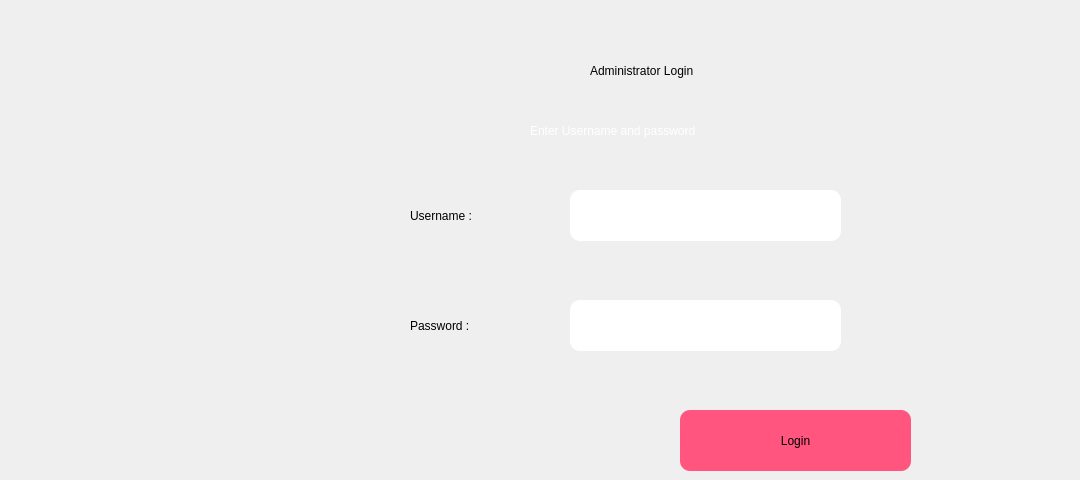
    <widget class="QWidget" name="tab">
     <attribute name="title">
      <string>login</string>
     </attribute>
     <widget class="QLabel" name="label_2">
      <property name="geometry">
       <rect>
        <x>590</x>
        <y>30</y>
        <width>361</width>
        <height>81</height>
       </rect>
      </property>
      <property name="styleSheet">
       <string notr="true">font: 75 24pt &quot;MS Shell Dlg 2&quot;;</string>
      </property>
      <property name="text">
       <string>Administrator Login</string>
      </property>
     </widget>
     <widget class="QLabel" name="label_3">
      <property name="geometry">
       <rect>
        <x>530</x>
        <y>110</y>
        <width>541</width>
        <height>41</height>
       </rect>
      </property>
      <property name="styleSheet">
       <string notr="true">color:rgb(255, 255, 255);
font: 75 21pt &quot;MS Shell Dlg 2&quot;;</string>
      </property>
      <property name="text">
       <string>Enter Username and password</string>
      </property>
     </widget>
     <widget class="QLabel" name="label_4">
      <property name="geometry">
       <rect>
        <x>410</x>
        <y>190</y>
        <width>151</width>
        <height>51</height>
       </rect>
      </property>
      <property name="styleSheet">
       <string notr="true">font: 75 16pt &quot;MS Shell Dlg 2&quot;;</string>
      </property>
      <property name="text">
       <string>Username :</string>
      </property>
     </widget>
     <widget class="QLabel" name="label_5">
      <property name="geometry">
       <rect>
        <x>410</x>
        <y>310</y>
        <width>151</width>
        <height>31</height>
       </rect>
      </property>
      <property name="styleSheet">
       <string notr="true">font: 75 16pt &quot;MS Shell Dlg 2&quot;;</string>
      </property>
      <property name="text">
       <string>Password :</string>
      </property>
     </widget>
     <widget class="QLineEdit" name="user">
      <property name="geometry">
       <rect>
        <x>570</x>
        <y>190</y>
        <width>271</width>
        <height>51</height>
       </rect>
      </property>
      <property name="styleSheet">
       <string notr="true">background-color: rgb(255, 255, 255);
border-radius:10px;</string>
      </property>
     </widget>
     <widget class="QLineEdit" name="pwd">
      <property name="geometry">
       <rect>
        <x>570</x>
        <y>300</y>
        <width>271</width>
        <height>51</height>
       </rect>
      </property>
      <property name="styleSheet">
       <string notr="true">background-color: rgb(255, 255, 255);
border-radius:10px;</string>
      </property>
      <property name="echoMode">
       <enum>QLineEdit::Password</enum>
      </property>
     </widget>
     <widget class="QPushButton" name="login">
      <property name="geometry">
       <rect>
        <x>680</x>
        <y>410</y>
        <width>231</width>
        <height>61</height>
       </rect>
      </property>
      <property name="styleSheet">
       <string notr="true">border-radius:10px;
background-color: rgb(255, 85, 127);
border-color: rgb(0, 0, 0);
border-width:2px;
border-color: rgb(0, 0, 0);
font: 75 16pt &quot;MS Shell Dlg 2&quot;;</string>
      </property>
      <property name="text">
       <string>Login</string>
      </property>
     </widget>
    </widget>
